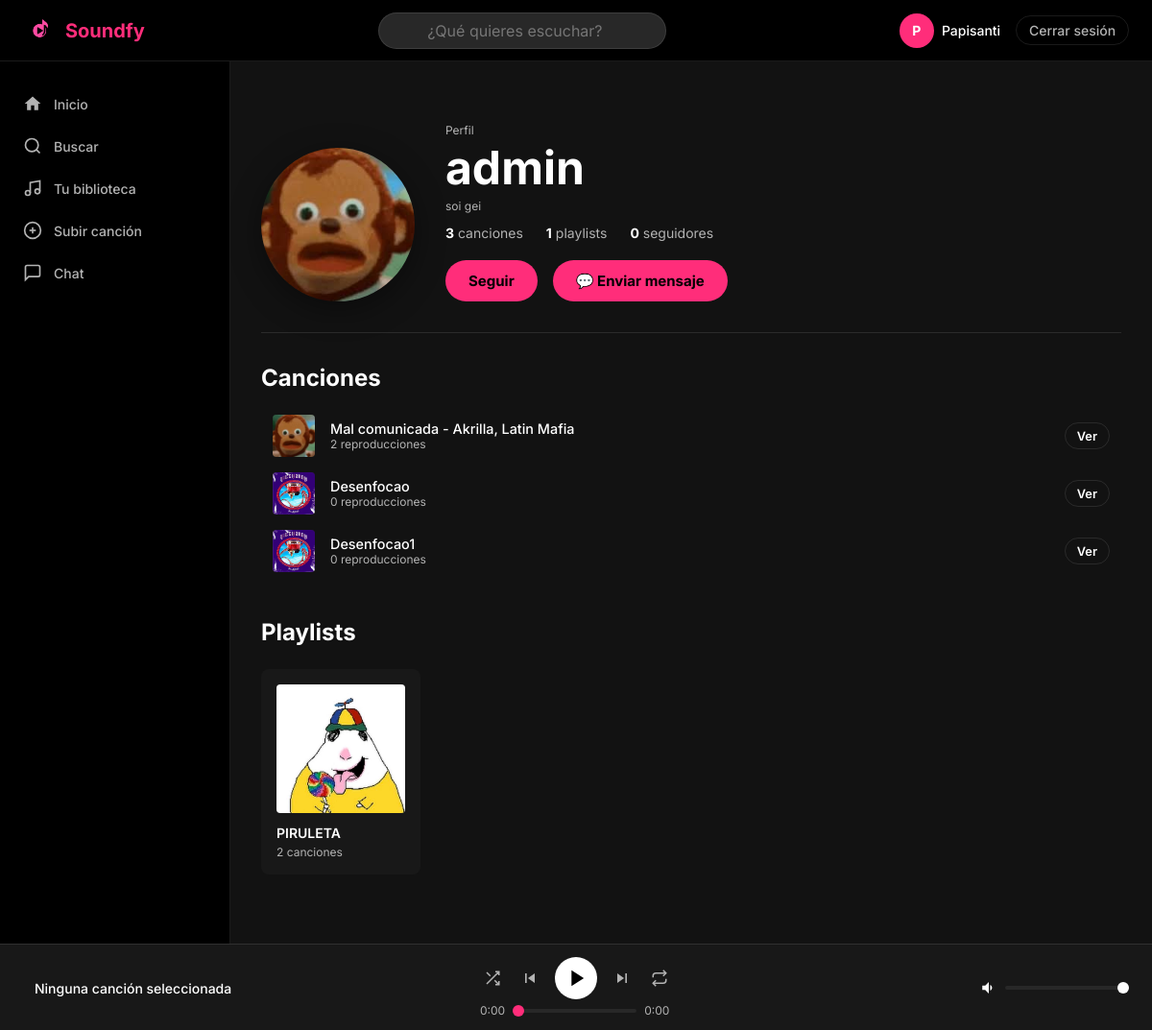
The page /users/perfil/admin/ (signed in) on the database its author committed.
### users/models.py (models this page shows, shortened)
class Usuario(AbstractUser):
    foto_perfil = models.ImageField(
        upload_to='fotos_perfil/',
        null=True,
        blank=True
    )
    biografia = models.TextField(max_length=500, blank=True)
    fecha_nacimiento = models.DateField(null=True, blank=True)
    es_artista = models.BooleanField(default=False)
    seguidores = models.ManyToManyField(
        'self',
        symmetrical=False,
        related_name='siguiendo',
        blank=True
    )
    class Meta:
        verbose_name = 'Usuario'
        verbose_name_plural = 'Usuarios'

### music/models.py (models this page shows, shortened)
class Cancion(models.Model):
    titulo = models.CharField(max_length=200)
    artista = models.ForeignKey(
        Usuario,
        on_delete=models.CASCADE,
        related_name='canciones'
    )
    album = models.ForeignKey(
        Album,
        on_delete=models.SET_NULL,
        null=True,
        blank=True,
        related_name='canciones'
    )
    genero = models.ForeignKey(
        Genero,
        on_delete=models.SET_NULL,
        null=True,
        blank=True
    )
    archivo_audio = models.FileField(upload_to='canciones/')
    portada = models.ImageField(upload_to='portadas_canciones/', null=True, blank=True)
    duracion = models.PositiveIntegerField(help_text='Duración en segundos', default=0)
    reproducciones = models.PositiveIntegerField(default=0)
    fecha_subida = models.DateTimeField(auto_now_add=True)
    es_publica = models.BooleanField(default=True)
    class Meta:
        verbose_name = 'Canción'
        verbose_name_plural = 'Canciones'
        ordering = ['-fecha_subida']

class Playlist(models.Model):
    nombre = models.CharField(max_length=200)
    descripcion = models.TextField(blank=True)
    propietario = models.ForeignKey(
        Usuario,
        on_delete=models.CASCADE,
        related_name='playlists'
    )
    canciones = models.ManyToManyField(
        Cancion,
        through='PlaylistCancion',
        blank=True
    )
    portada = models.ImageField(upload_to='portadas_playlists/', null=True, blank=True)
    es_publica = models.BooleanField(default=True)
    creada_en = models.DateTimeField(auto_now_add=True)
    class Meta:
        verbose_name = 'Playlist'
        verbose_name_plural = 'Playlists'

### users/views.py (the view)
# urls.py: path('perfil/<str:username>/', views.vista_perfil, name='perfil'),
@login_required
def vista_perfil(request, username):
    perfil = get_object_or_404(Usuario, username=username)
    canciones = perfil.canciones.filter(es_publica=True).order_by('-fecha_subida')[:10]
    playlists = perfil.playlists.filter(es_publica=True)
    es_propio = request.user == perfil
    ya_sigue = request.user.siguiendo.filter(pk=perfil.pk).exists()
    return render(request, 'users/perfil.html', {
        'perfil': perfil,
        'canciones': canciones,
        'playlists': playlists,
        'es_propio': es_propio,
        'ya_sigue': ya_sigue,
    })

### templates/users/perfil.html (shortened to what this page needs)
{% extends 'base.html' %}
{% load static %}
{% block contenido %}
<div class="perfil-cabecera">
    <div class="perfil-avatar">
        {% if perfil.foto_perfil %}
            <img src="{{ perfil.foto_perfil.url }}" alt="{{ perfil.username }}">
        {% else %}
            <div class="avatar-grande">{{ perfil.username|first|upper }}</div>
        {% endif %}
    </div>
    <div class="perfil-info">
        <span class="texto-muted">Perfil</span>
        <h1>{{ perfil.username }}</h1>
        {% if perfil.biografia %}
            <p class="texto-muted">{{ perfil.biografia }}</p>
        {% endif %}
        <div class="perfil-stats">
            <span><strong>{{ perfil.canciones.count }}</strong> canciones</span>
            <span><strong>{{ perfil.playlists.count }}</strong> playlists</span>
            <span><strong>{{ perfil.seguidores.count }}</strong> seguidores</span>
        </div>
        <div class="perfil-acciones">
            {% if es_propio %}
                <a href="{% url 'editar_perfil' %}" class="btn-primario btn-bloque">Editar perfil</a>
            {% else %}
                <a href="{% url 'seguir_usuario' username=perfil.username %}"
                   class="{% if ya_sigue %}btn-secundario{% else %}btn-primario{% endif %}">
                    {% if ya_sigue %}Siguiendo{% else %}Seguir{% endif %}
                </a>
            {% endif %}
            {% if not es_propio %}
            <a href="{% url 'crear_sala' usuario_id=perfil.pk %}" class="btn-primario btn-bloque">💬 Enviar mensaje</a>
            {% endif %}
        </div>
    </div>
</div>
{% if canciones %}
<section class="perfil-seccion">
    <h2>Canciones</h2>
    <div class="lista-canciones">
        {% for cancion in canciones %}
            <div class="fila-cancion" onclick="reproducirCancionConCola(
                    '{{ cancion.archivo_audio.url }}',
                    '{{ cancion.titulo }}',
                    '{{ cancion.artista.username }}',
                    '{% if cancion.portada %}{{ cancion.portada.url }}{% endif %}',
                    {{ cancion.pk }},
                    [{% for c in canciones %}{
                        pk: {{ c.pk }},
                        url: '{{ c.archivo_audio.url }}',
                        titulo: '{{ c.titulo }}',
                        artista: '{{ c.artista.username }}',
                        portada: '{% if c.portada %}{{ c.portada.url }}{% endif %}'
                    }{% if not forloop.last %},{% endif %}{% endfor %}]
                )">
                <div class="fila-cancion-portada">
                    {% if cancion.portada %}
                        <img src="{{ cancion.portada.url }}" alt="{{ cancion.titulo }}" loading="lazy">
                    {% else %}
                        <div class="portada-placeholder-pequeña">♪</div>
                    {% endif %}
                </div>
                <div class="fila-cancion-info">
                    <span class="fila-cancion-titulo">{{ cancion.titulo }}</span>
                    <span class="texto-muted">{{ cancion.reproducciones }} reproducciones</span>
                </div>
                <a href="{% url 'detalle_cancion' pk=cancion.pk %}"
                   class="btn-secundario btn-pequeño"
                   onclick="event.stopPropagation()">Ver</a>
            </div>
        {% endfor %}
    </div>
</section>
{% endif %}
{% if playlists %}
<section class="perfil-seccion">
    <h2>Playlists</h2>
    <div class="grid-canciones">
        {% for playlist in playlists %}
            <a href="{% url 'detalle_playlist' pk=playlist.pk %}" class="tarjeta-cancion">
                <div class="tarjeta-portada">
                    {% if playlist.portada %}
                        <img src="{{ playlist.portada.url }}" alt="{{ playlist.nombre }}" loading="lazy">
                    {% else %}
                        <div class="portada-placeholder">♫</div>
                    {% endif %}
                </div>
                <div class="tarjeta-info">
                    <span class="tarjeta-titulo">{{ playlist.nombre }}</span>
                    <span class="tarjeta-artista">{{ playlist.canciones.count }} canciones</span>
                </div>
            </a>
        {% endfor %}
    </div>
</section>
{% endif %}
{% endblock %}

### templates/partials/navbar.html
{% load static %}
<nav class="navbar">
    {% load static %}
    <div class="navbar-logo">
        <a href="{% url 'inicio' %}">
            <img src="{% static 'img/logo.png' %}" alt="Soundfy" height="36">
            <span>Soundfy</span>
        </a>
    </div>
    <div class="navbar-busqueda">
        <form action="{% url 'buscar' %}" method="GET">
            <input
                type="search"
                name="q"
                placeholder="¿Qué quieres escuchar?"
                value="{{ request.GET.q }}"
            >
        </form>
    </div>
    <div class="navbar-usuario">
        <a href="{% url 'perfil' username=user.username %}">
            {% if user.foto_perfil %}
                <img src="{{ user.foto_perfil.url }}" alt="{{ user.username }}" class="avatar-pequeño">
            {% else %}
                <div class="avatar-pequeño avatar-placeholder">{{ user.username|first|upper }}</div>
            {% endif %}
            <span>{{ user.username }}</span>
        </a>
        <a href="{% url 'logout' %}" class="btn-logout">Cerrar sesión</a>
    </div>
</nav>

### rows shown on the page
Usuario: username|first "P", username "Papisanti"
Usuario: foto_perfil (picture), username "admin", biografia "soi gei", canciones.count "3", playlists.count "1", seguidores.count "0"
Cancion: portada (picture), titulo "Mal comunicada - Akrilla, Latin Mafia", reproducciones "2"
Cancion: portada (picture), titulo "Desenfocao", reproducciones "0"
Cancion: portada (picture), titulo "Desenfocao1", reproducciones "0"
Playlist: portada (picture), nombre "PIRULETA", canciones.count "2"
